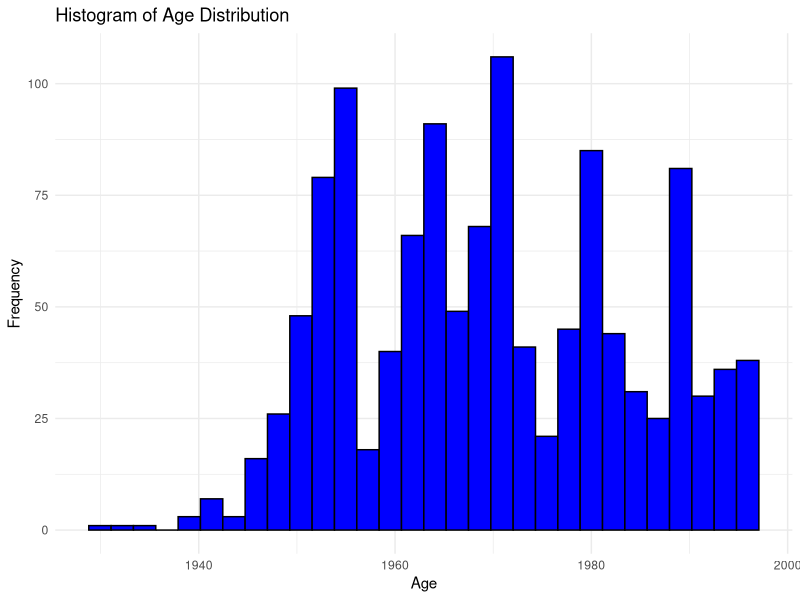
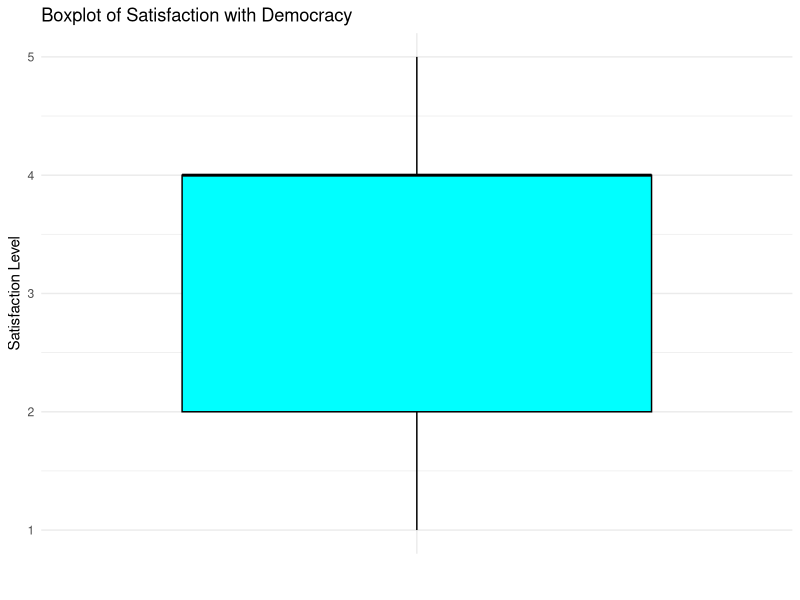
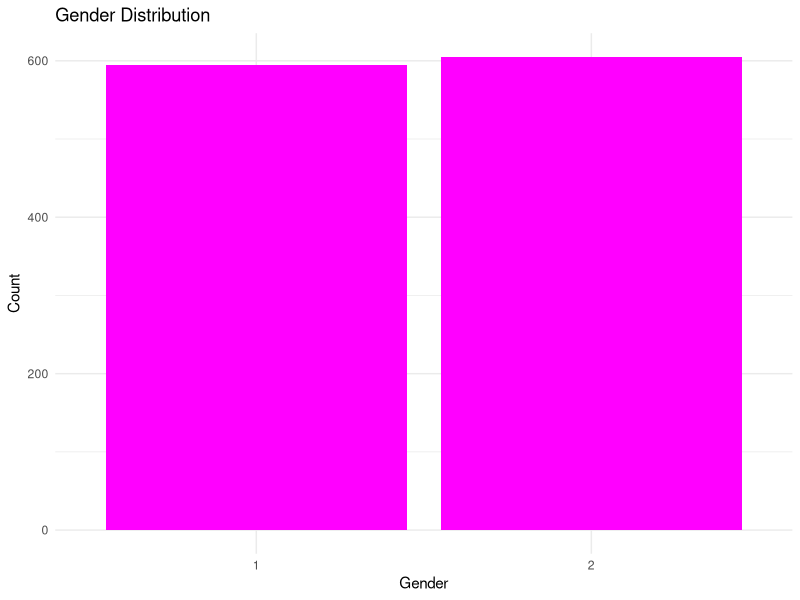

Here is the R script that generated these plots, in order: (Note: this script raises an error after producing the figures.)
#### Preamble ####
# Purpose: Tests the selected data from the cleaned dataset
# Author: Hailey Jang
# Date: 15 April 2024
# Contact: hailey.jang@utoronto.ca
# License: MIT
# Pre-requisites: -
# Any other information needed? -

#### Workspace setup ####
library(tidyverse)
library(readr)

#### Test data ####

cleaned_data <- read_csv("data/analysis_data/analysis_data.csv")

# Histogram for Age Distribution
cleaned_data %>%
  ggplot(aes(x = Age)) +
  geom_histogram(bins = 30, fill = "blue", color = "black") +
  labs(title = "Histogram of Age Distribution", x = "Age", y = "Frequency") +
  theme_minimal()

# Boxplot for Satisfaction with Democracy
cleaned_data %>%
  ggplot(aes(x = "", y = Satisfaction_With_Democracy)) +
  geom_boxplot(fill = "cyan", color = "black") +
  labs(title = "Boxplot of Satisfaction with Democracy", x = "", y = "Satisfaction Level") +
  theme_minimal()

# Bar Plot for Gender Distribution
cleaned_data %>%
  ggplot(aes(x = as.factor(Gender))) +
  geom_bar(fill = "magenta") +
  labs(title = "Gender Distribution", x = "Gender", y = "Count") +
  theme_minimal()

# Density Plot for Attitudes About Elites: Important to Seek Compromise
cleaned_data %>%
  ggplot(aes(x = Attitudes_About_Elites_Compromise)) +
  geom_density(fill = "orange", alpha = 0.7) +
  labs(title = "Density Plot of Attitudes About Elites: Important to Seek Compromise",
       x = "Attitude Scale", y = "Density") +
  theme_minimal()
